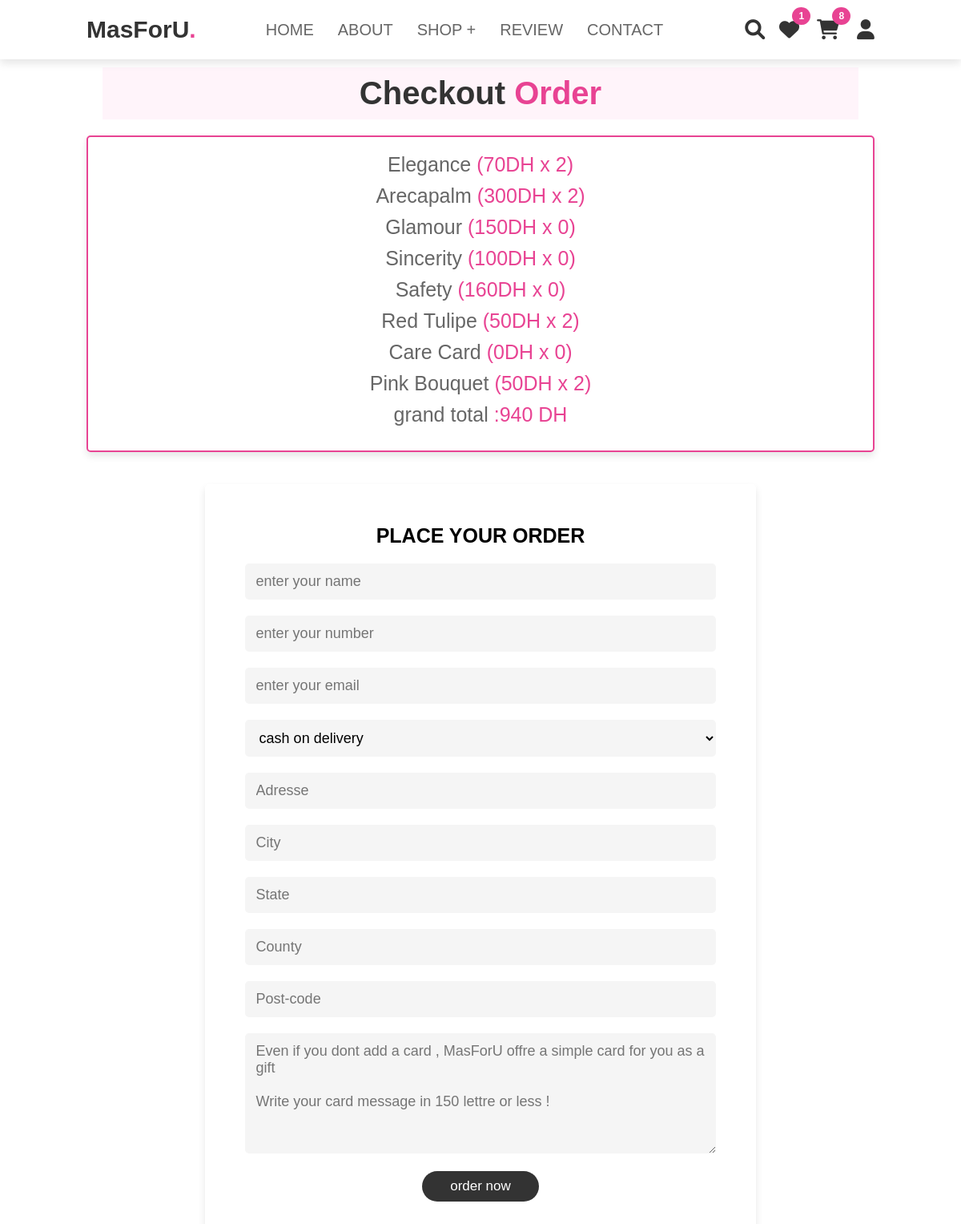
Page /checkout.php (signed in) on the committed database.
### tables this page shows
CREATE TABLE `cart` (
  `id` int(100) NOT NULL,
  `user_id` int(100) NOT NULL,
  `pid` int(100) NOT NULL,
  `name` varchar(100) NOT NULL,
  `price` int(100) NOT NULL,
  `quantity` int(100) NOT NULL,
  `image` varchar(100) NOT NULL
);

### checkout.php (the view, shortened to what this page needs)
<?php
@include 'configuration.php';
$user_id = $_SESSION['user_id'];
?>
<!DOCTYPE html>
<html lang="en">
<head>
   <link rel="stylesheet" href="https://cdnjs.cloudflare.com/ajax/libs/font-awesome/6.0.0/css/all.min.css">
   <link rel="stylesheet" href="style.css">
</head>
<body>
<?php @include 'wc-header.php'; ?>
<br><br><br><br>
<section class="promo">
<h1 class="heading"> Checkout <span>Order </span></h1>
    <div class="cart-total">
    <?php
        $grand_total = 0;
        $select_cart = mysqli_query($conn, "SELECT * FROM `cart` WHERE user_id = '$user_id'") or die('query failed');
        if(mysqli_num_rows($select_cart) > 0){
            while($fetch_cart = mysqli_fetch_assoc($select_cart)){
            $total_price = ($fetch_cart['price'] * $fetch_cart['quantity']);
            $grand_total += $total_price;
    ?>
    <p> <?php echo $fetch_cart['name'] ?> <span>(<?php echo $fetch_cart['price'].'DH'.' x '.$fetch_cart['quantity']  ?>)</span> </p>
    <?php
        }
        }else{
            echo '<p class="empty">your cart is empty</p>';
        }
    ?>
    <p>grand total <span>:<?php echo $grand_total; ?> DH</span></p>
    </div>
</section>
<section class="checkout">
    <div class="row">
         <form action="" method="POST">
                <h3>Place Your Order</h3>
                <input type="text" class="box" name="name" placeholder="enter your name">
                <input type="number" class="box" name="number" min="0"  placeholder="enter your number">
                <input type="email" class="box" name="email" placeholder="enter your email">
                <select class="box" name="method" >
                    <option value="cash on delivery">cash on delivery</option>
                </select>
                <input type="text" class="box" name="flat" placeholder="Adresse">
                <input type="text" class="box" name="City" placeholder="City">
                <input type="text" class="box" name="State" placeholder="State">
                <input type="text" class="box"name="Country" placeholder="County">
                <input type="number" class="box" min="0" name="Post-code" placeholder="Post-code">
                <textarea  class="box" name="messagee" rows="6" cols="50" maxlength="150" placeholder="Even if you dont add a card , MasForU offre a simple card for you as a gift
Write your card message in 150 lettre or less ! " ></textarea>
                <input type="submit" name="order" value="order now" class="btn">
    </form>
    </div>
</section>
</body>
</html>

### style.css (style rules this page uses)
:root { --pink:#e84393; --light-bg:#f5f5f5; --border:.2rem solid var(--black) ; --light-color:#666; --box-shadow:0 .5rem 1rem rgba(0,0,0,.1); }
* { margin:0;padding:0; box-sizing:border-box; font-family: Verdana, Geneva, Tahoma, sans-serif; outline: none ;border:none; text-decoration:none; text-transform: none; transition:.2s linear; }
html { font-size:62.5% ; scroll-behavior: smooth; scroll-padding-top: 6rem; overflow-x: hidden; }
section { padding:2rem 9%; }
.heading { text-align: center; font-size: 4rem; color: #333; padding: 1rem; margin: 2rem; background: rgba(255,51,153,.05); }
.heading span { color: var(--pink); }
.btn { display: inline-block; margin-top: 1rem; border-radius: 5rem; background: #333; color: #fff; padding: .9rem 3.5rem; cursor: pointer; font-size: 1.7rem; text-align: center; }
.cart-total { max-width: 1200px; margin:0 auto; padding:2rem; text-align: center; background-color: var(--white); border:.2rem solid var(--pink); box-shadow: var(--box-shadow); border-radius: .5rem; margin-top: 2rem; }
.cart-total p { font-size: 2.5rem; color:var(--light-color); margin-bottom: 1rem; }
.cart-total p span { color:var(--pink); }
.checkout { display: flex; align-items: center; min-height: 100vh; background-size: cover; background-position: center; }
.checkout form { padding:5rem; border-radius: .5rem; border:var(--border); background-color: var(--white); box-shadow: var(--box-shadow); width: 70%; text-align: center; margin-left: 15%; }
.checkout form h3 { font-size: 2.5rem; text-transform: uppercase; color:var(--black); margin-bottom: 1rem; }
.checkout form .box { width: 100%; padding:1.2rem 1.4rem; font-size: 1.8rem; color:var(--black); border:var(--border); background-color: var(--light-bg); margin:1rem 0; border-radius: .5rem; }
p { font-size: 18px; margin-bottom: 20px; color: #F39AC4; }

### style_notif.css (style rules this page uses)
:root { --pink:#e84393; --light-bg:#f5f5f5; --border:.2rem solid var(--black) ; --light-color:#666; --box-shadow:0 .5rem 1rem rgba(0,0,0,.1); }
* { margin:0;padding:0; font-family: Verdana, Geneva, Tahoma, sans-serif; outline: none ;border:none; text-decoration:none; text-transform: none; transition:.2s linear; }
html { font-size:62.5% ; scroll-behavior: smooth; scroll-padding-top: 6rem; overflow-x: hidden; }
section { padding:2rem 9%; }
.heading { text-align: center; font-size: 4rem; color: #333; padding: 1rem; margin: 2rem; background: rgba(255,51,153,.05); }
.heading span { color: var(--pink); }
.btn { display: inline-block; margin-top: 1rem; border-radius: 5rem; background: #333; color: #fff; padding: .9rem 3.5rem; cursor: pointer; font-size: 1.7rem; text-align: center; }

### rows in the picture
cart: name "Elegance", price "70", quantity "2"
cart: name "Arecapalm", price "300", quantity "2"
cart: name "Glamour", price "150", quantity "0"
cart: name "Sincerity", price "100", quantity "0"
cart: name "Safety", price "160", quantity "0"
cart: name "Red Tulipe", price "50", quantity "2"
cart: name "Care Card", price "0", quantity "0"
cart: name "Pink Bouquet", price "50", quantity "2"

### other values in the picture
$wishlist_num_rows "1"
$cart_num_rows "8"
$grand_total "940"
